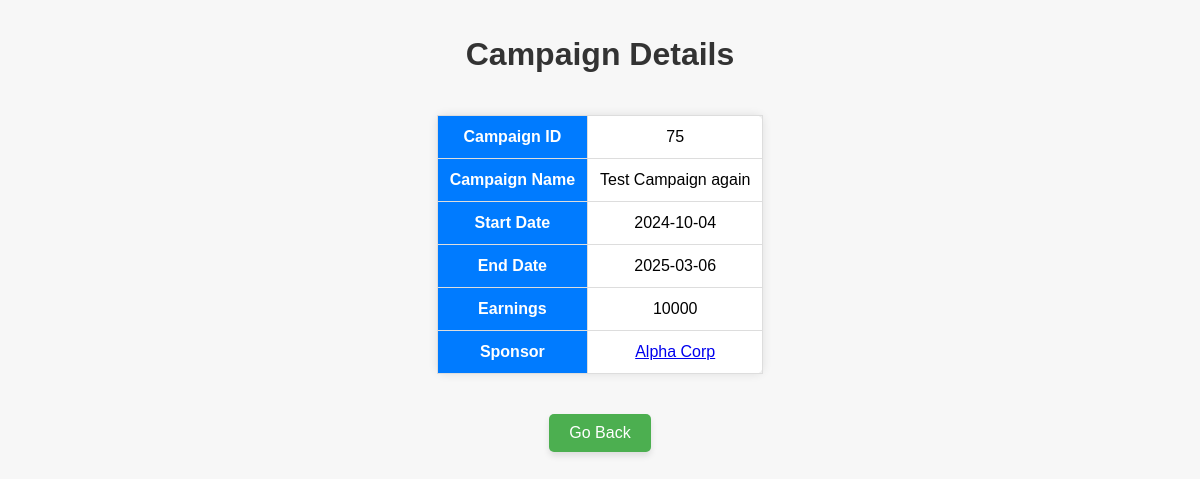
Screenshot of /influencer/campaign/campaign_details/5/75 (signed in) with the database file from the repository.
### application/models.py (models this page shows)
class Campaign(db.Model):
    CampaignID = db.Column(db.Integer, primary_key=True, autoincrement=True)
    Name = db.Column(db.String(255), nullable=False)
    Description = db.Column(db.Text)
    StartDate = db.Column(db.Date)
    EndDate = db.Column(db.Date)
    SponsorID = db.Column(db.Integer, db.ForeignKey('sponsor.SponsorID'), nullable=False)
    InfluencerID = db.Column(db.Integer, db.ForeignKey('influencer.InfluencerID'))
    Budget = db.Column(db.Float)
    Goal = db.Column(db.Text)
    Outreach = db.Column(db.Integer)
    Visibility = db.Column(db.Enum('Public', 'Private'))
    Flagged = db.Column(db.Integer,nullable=False,default=0)
    sponsor = db.relationship('Sponsor', back_populates='campaigns')
    influencer = db.relationship('Influencer', back_populates='campaigns')
    ad_requests = db.relationship('AdRequest', back_populates='campaign', cascade='all, delete-orphan')

class Sponsor(db.Model):
    SponsorID = db.Column(db.Integer, primary_key=True, autoincrement=True)
    Name = db.Column(db.String(255), nullable=False)
    Password = db.Column(db.String(255), nullable=False)
    JoiningDate = db.Column(db.Date)
    Brand = db.Column(db.String(255))
    Industry = db.Column(db.String(255))
    Email = db.Column(db.String(255), nullable=False)
    PhoneNo = db.Column(db.String(255), nullable=False)
    BrandDescription = db.Column(db.String(255))
    Address = db.Column(db.String(255))
    Website = db.Column(db.String(255))
    Flagged = db.Column(db.Integer,nullable=False,default=0)
    ProfilePicLink=db.Column(db.String(255))
    campaigns = db.relationship('Campaign', back_populates='sponsor', cascade='all, delete-orphan')

### application/inf_controllers.py (the view)
@app.route('/influencer/campaign/campaign_details/<int:influencer_ID>/<campaign_ID>',methods=["GET"])
@login_required(role='influencer')
def influencer_campaign_details(influencer_ID,campaign_ID):
    spon_camps=(db.session.query(Sponsor,Campaign)
          .filter(Campaign.CampaignID==campaign_ID)
          .join(Sponsor,Campaign.SponsorID==Sponsor.SponsorID)
          .one())
    (spon,camp)=(spon_camps)
    return render_template('influencer_campaign_details.html',sponsor=spon,campaign=camp,influencer_ID=influencer_ID)

### application/home_controllers.py (called while the page is built)
def login_required(role=None):
    def decorator(f):
        @wraps(f)
        def decorated_function(*args, **kwargs):
            if 'user_id' not in session:
                flash('You need to log in to access this page.')
                return redirect(url_for('login'))
            user_id = None
            if role == 'influencer':
                user_id = kwargs.get('influencer_ID')
            elif role == 'sponsor':
                user_id = kwargs.get('sponsor_ID')
            elif role == 'admin':
                user_id = kwargs.get('admin_ID')
            if role and (session.get('user_type') != role or session.get('user_id') != user_id):
                abort(403)
            return f(*args, **kwargs)
        return decorated_function
    return decorator

### Templates/influencer_campaign_details.html (shortened to what this page needs)
<!DOCTYPE html>
<html lang="en">
<head>
</head>
<body>
    <h1>Campaign Details</h1>
    <table>
        <tr>
            <th>Campaign ID</th>
            <td>{{ campaign.CampaignID }}</td>
        </tr>
        <tr>
            <th>Campaign Name</th>
            <td>{{ campaign.Name }}</td>
        </tr>
        <tr>
            <th>Start Date</th>
            <td>{{ campaign.StartDate }}</td>
        </tr>
        <tr>
            <th>End Date</th>
            <td>{{ campaign.EndDate }}</td>
        </tr>
        <tr>
            <th>Earnings</th>
            <td>{{ campaign.Budget }}</td>
        </tr>
        <tr>
            <th>Sponsor</th>
            <td><a href="/influencer/sponsor/{{ influencer_ID }}/{{ sponsor.SponsorID }}">{{ sponsor.Name }}</a></td>
        </tr>
    </table>
    <div class="button-container">
        <a href="javascript:history.back()" class="go-back">Go Back</a>
    </div>
</body>
</html>

### Templates/influencer_campaign_details.html (style rules this page uses)
body { font-family: Arial, sans-serif; background-color: #f7f7f7; margin: 0; padding: 15px; display: flex; flex-direction: column; align-items: center; }
h1 { text-align: center; color: #333; }
table { margin: 20px auto; border-collapse: collapse; border: 1px solid #ddd; background-color: #ffffff; border-radius: 8px; box-shadow: 0 0 10px rgba(0, 0, 0, 0.1); }
table th, table td { border: 1px solid #ddd; padding: 12px; text-align: center; }
table th { background-color: #007bff; color: white; }
.button-container { margin-top: 20px; display: flex; justify-content: center; gap: 20px; }
.go-back, .login-page { display: inline-block; padding: 10px 20px; border-radius: 5px; text-decoration: none; transition: background-color 0.3s ease, box-shadow 0.3s ease; box-shadow: 0 4px 6px rgba(0, 0, 0, 0.1); }
.go-back { background-color: #4caf50; color: white; }

### rows the page displays
Campaign: CampaignID "75", Name "Test Campaign again", StartDate "2024-10-04", EndDate "2025-03-06", Budget "10000"
Sponsor: Name "Alpha Corp"
